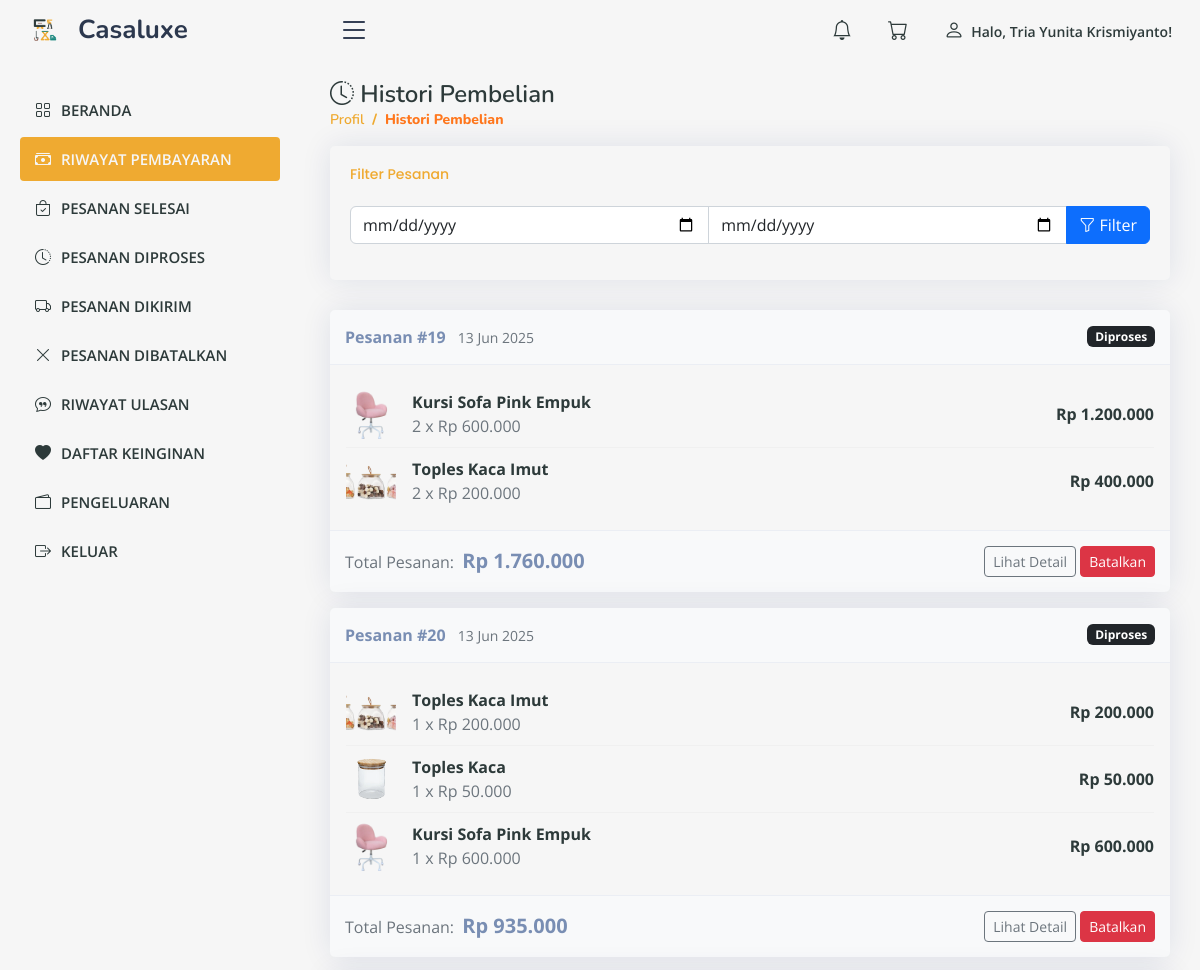
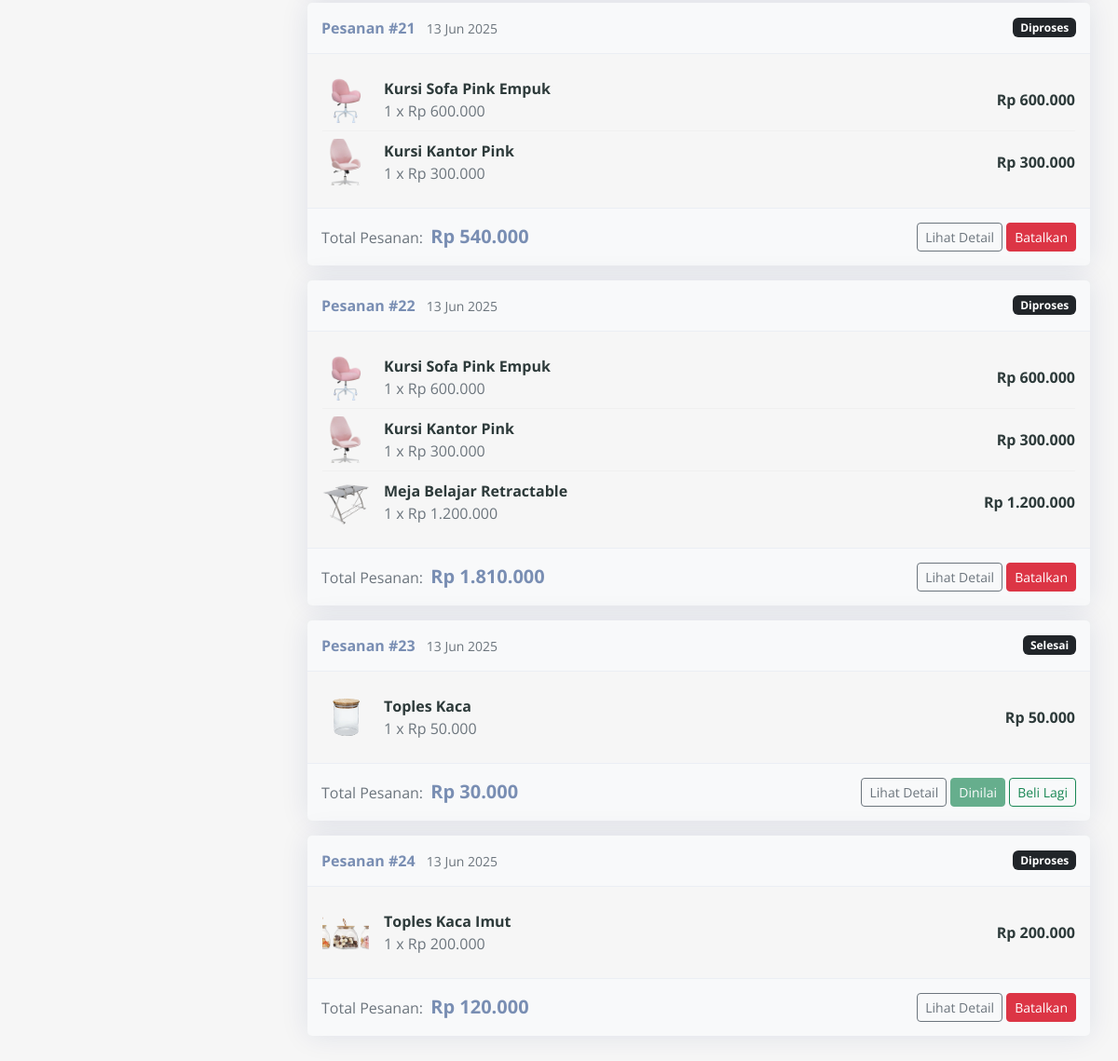
/user/history_pembayaran.php (signed in), run on the app's committed database (2 pictures, top to bottom).
### tables this page shows
CREATE TABLE `pesanan` (
  `id_pesanan` int(11) NOT NULL,
  `id_user` int(11) NOT NULL,
  `tanggal_pesanan` date DEFAULT current_timestamp(),
  `status_pesanan` enum('Menunggu Pembayaran','Diproses','Dikirim','Selesai','Dibatalkan') DEFAULT 'Menunggu Pembayaran',
  `total_harga` decimal(10,2) NOT NULL,
  `sudah_dinilai` int(11) DEFAULT NULL,
  `notifikasi_status` tinyint(1) NOT NULL DEFAULT 0
);

CREATE TABLE `pesanan_detail` (
  `id_pesanan_detail` int(11) NOT NULL,
  `id_produk` int(11) DEFAULT NULL,
  `jumlah` int(11) DEFAULT NULL,
  `subtotal` int(11) DEFAULT NULL,
  `id_pesanan` int(11) DEFAULT NULL
);

CREATE TABLE `produk` (
  `id_produk` int(11) NOT NULL,
  `nama_produk` varchar(255) NOT NULL,
  `deskripsi` text NOT NULL,
  `harga` decimal(10,2) NOT NULL,
  `stok` int(11) NOT NULL,
  `id_kategori` int(11) NOT NULL,
  `created_at` datetime NOT NULL,
  `updated_at` datetime NOT NULL,
  `gambar` varchar(255) NOT NULL
);

### user/history_pembayaran.php (the view, shortened to what this page needs)
<?php
include('../db.php');
$userName = $_SESSION['user'];
$kue_user = mysqli_query($kon, "SELECT id_user FROM user WHERE nama = '$userName'");
$row_user = mysqli_fetch_array($kue_user);
$userId = $row_user['id_user'];
$start_date = isset($_GET['start_date']) ? $_GET['start_date'] : null;
$end_date = isset($_GET['end_date']) ? $_GET['end_date'] : null;
$dateQuery = "";
$bindTypes = "i";
$bindParams = [&$userId];
if ($start_date && $end_date && strtotime($start_date) <= strtotime($end_date)) {
    $dateQuery = " AND p.tanggal_pesanan BETWEEN ? AND ?";
    $bindTypes .= "ss";
    $end_date_full = $end_date . ' 23:59:59';
    $bindParams[] = &$start_date;
    $bindParams[] = &$end_date_full;
} else {
    $start_date = null;
    $end_date = null;
}
$sql = "SELECT p.id_pesanan, p.total_harga, p.status_pesanan, p.tanggal_pesanan, p.sudah_dinilai,
        pb.metode_pembayaran, pb.status_pembayaran,
        pg.alamat_pengiriman, pg.nomor_resi, pg.nama_kurir, pg.tanggal_kirim, pg.perkiraan_tiba
        FROM pesanan p
        LEFT JOIN pembayaran pb ON p.id_pesanan = pb.id_pesanan
        LEFT JOIN pengiriman_pesanan pg ON p.id_pesanan = pg.id_pesanan
        WHERE p.id_user = ? $dateQuery
        ORDER BY p.tanggal_pesanan DESC";
$stmt = mysqli_prepare($kon, $sql);
call_user_func_array([$stmt, 'bind_param'], array_merge([$bindTypes], $bindParams));
mysqli_stmt_execute($stmt);
$result = mysqli_stmt_get_result($stmt);
$orders = mysqli_fetch_all($result, MYSQLI_ASSOC);
$noOrdersMessage = (empty($orders) && ($start_date && $end_date)) ? "Tidak ada pesanan dalam rentang tanggal yang dipilih" : null;
function formatCurrency($number) {
    return 'Rp ' . number_format($number ?? 0, 0, ',', '.');
}
?>
<!DOCTYPE html>
<html lang="en">
<head>
    <?php include "aset.php"; ?>
</head>
<body>
    <?php require "atas.php"; ?>
    <?php require "profil_menu.php"; ?>
    <main id="main" class="main">
        <div class="pagetitle">
            <h1><i class="bi bi-clock-history"></i> Histori Pembelian</h1>
            <nav><ol class="breadcrumb"><li class="breadcrumb-item"><a href="index.php">Profil</a></li><li class="breadcrumb-item active">Histori Pembelian</li></ol></nav>
        </div>
        <section class="section">
            <div class="card">
                <div class="card-body">
                    <h5 class="card-title">Filter Pesanan</h5>
                    <form method="GET" action="" onsubmit="return validateDateRange()">
                        <div class="input-group mb-3">
                            <input type="date" name="start_date" id="start_date" class="form-control" value="<?= htmlspecialchars($start_date ?? ''); ?>" required>
                            <input type="date" name="end_date" id="end_date" class="form-control" value="<?= htmlspecialchars($end_date ?? ''); ?>" required>
                            <button class="btn btn-primary" type="submit"><i class="bi bi-funnel"></i> Filter</button>
                        </div>
                    </form>
                </div>
            </div>
        </section>
        <section class="section">
            <?php if (!empty($noOrdersMessage)): ?>
                <div class="alert alert-info"><?= $noOrdersMessage ?></div>
            <?php elseif(empty($orders)): ?>
                <div class="alert alert-info">Anda belum memiliki riwayat pesanan.</div>
            <?php else: ?>
                <?php foreach ($orders as $order): ?>
                    <div class="card order-card mb-3">
                        <div class="card-header bg-light d-flex justify-content-between align-items-center">
                            <div>
                                <strong>Pesanan #<?= htmlspecialchars($order['id_pesanan']); ?></strong>
                                <small class="text-muted ms-2"><?= date('d M Y', strtotime($order['tanggal_pesanan'])); ?></small>
                            </div>
                            <span class="badge bg-dark"><?= htmlspecialchars($order['status_pesanan']); ?></span>
                        </div>
                        <div class="card-body p-3">
                            <?php
                            $id_pesanan = $order['id_pesanan'];
                            $produkQ = mysqli_query($kon, "SELECT pd.*, pr.nama_produk, pr.gambar, pr.harga FROM pesanan_detail pd JOIN produk pr ON pd.id_produk = pr.id_produk WHERE pd.id_pesanan = $id_pesanan");
                            $subtotal_produk = 0;
                            while ($produk_row = mysqli_fetch_assoc($produkQ)) {
                                $subtotal_produk += $produk_row['subtotal'];
                            }
                            $ongkir_dihitung = $subtotal_produk * 0.10;
                            $total_seharusnya = $subtotal_produk + $ongkir_dihitung;
                            $diskon_dihitung = $total_seharusnya - $order['total_harga'];
                            mysqli_data_seek($produkQ, 0);
                            while ($produk = mysqli_fetch_assoc($produkQ)):
                            ?>
                                <div class="product-item-mini">
                                    <img src="../uploads/<?= htmlspecialchars($produk['gambar']); ?>" class="product-img-mini">
                                    <div class="flex-grow-1">
                                        <div class="fw-bold"><?= htmlspecialchars($produk['nama_produk']); ?></div>
                                        <div class="text-muted"><?= $produk['jumlah']; ?> x <?= formatCurrency($produk['harga']); ?></div>
                                    </div>
                                    <div class="fw-bold"><?= formatCurrency($produk['subtotal']); ?></div>
                                </div>
                            <?php endwhile; ?>
                        </div>
                        <div class="card-footer bg-light">
                            <div class="d-flex justify-content-between align-items-center">
                                <div>
                                    <span class="text-muted">Total Pesanan:</span>
                                    <strong class="fs-5 ms-1"><?= formatCurrency($order['total_harga']); ?></strong>
                                </div>
                                <div class="text-end">
                                     <button class="btn btn-outline-secondary btn-sm open-detail-modal"
                                        data-bs-toggle="modal" data-bs-target="#detailModal"
                                        data-order-id="<?= htmlspecialchars($order['id_pesanan']); ?>"
                                        data-status="<?= htmlspecialchars($order['status_pesanan']); ?>"
                                        data-tanggal="<?= date('d M Y, H:i', strtotime($order['tanggal_pesanan'])); ?>"
                                        data-kurir="<?= htmlspecialchars($order['nama_kurir'] ?? '-'); ?>"
                                        data-resi="<?= htmlspecialchars($order['nomor_resi'] ?? '-'); ?>"
                                        data-alamat="<?= htmlspecialchars($order['alamat_pengiriman'] ?? '-'); ?>"
                                        data-metode="<?= htmlspecialchars($order['metode_pembayaran']); ?>"
                                        data-subtotal="<?= formatCurrency($subtotal_produk); ?>"
                                        data-ongkir="<?= formatCurrency($ongkir_dihitung); ?>"
                                        data-diskon="<?= formatCurrency($diskon_dihitung); ?>"
                                        data-total="<?= formatCurrency($order['total_harga']); ?>">
                                        Lihat Detail
                                    </button>
                                    <?php if ($order['status_pesanan'] === 'Selesai'): ?>
                                        <?php if (empty($order['sudah_dinilai'])): ?>
                                            <button type="button" class="btn btn-primary btn-sm open-review-modal" data-order-id="<?= $order['id_pesanan'] ?>">Nilai</button>
                                        <?php else: ?>
                                            <button class="btn btn-success btn-sm" disabled>Dinilai</button>
                                        <?php endif; ?>
                                         <a href="checkout.php?ulang=<?= $order['id_pesanan'] ?>" class="btn btn-outline-success btn-sm">Beli Lagi</a>
                                    <?php elseif ($order['status_pesanan'] === 'Diproses'): ?>
                                        <a href="form_pembatalan.php?id_pesanan=<?= urlencode($order['id_pesanan']); ?>" class="btn btn-danger btn-sm">Batalkan</a>
                                    <?php elseif ($order['status_pesanan'] === 'Dibatalkan'): ?>
                                         <a href="checkout.php?ulang=<?= $order['id_pesanan'] ?>" class="btn btn-success btn-sm">Beli Lagi</a>
                                    <?php else: ?>
                                        <a href="lacak.php?id=<?= $order['id_pesanan'] ?>" class="btn btn-info btn-sm">Lacak</a>
                                    <?php endif; ?>
                                </div>
                            </div>
                        </div>
                    </div>
                <?php endforeach; ?>
            <?php endif; ?>
        </section>
    </main>
</body>
</html>

### assets/css/style.css (style rules this page uses)
:root { scroll-behavior: smooth; }
body { font-family: "Open Sans", sans-serif; background: #f6f6f6; color: #2D3A3A; }
a { color: #2D3A3A; text-decoration: none; }
h1, h2, h3, h4, h5, h6 { font-family: "Nunito", sans-serif; }
#main { margin-top: 60px; padding: 20px 30px; transition: all 0.3s; }
.pagetitle { margin-bottom: 10px; }
.pagetitle h1 { font-size: 24px; margin-bottom: 0; font-weight: 600; color: #2D3A3A; }
.card { margin-bottom: 30px; border: none; border-radius: 5px; box-shadow: 0px 0 30px rgba(1, 41, 112, 0.1); background-color: #f6f6f6; }
.card-header, .card-footer { border-color: #ebeef4; background-color: #fff; color: #798eb3; padding: 15px; }
.card-title { padding: 20px 0 15px 0; font-size: 14px; font-weight: 500; color: #EFAA31; font-family: "Poppins", sans-serif; }
.card-body { padding: 0 20px 20px 20px; }
.breadcrumb { font-size: 14px; font-family: "Nunito", sans-serif; color: #EFAA31; font-weight: 600; }
.breadcrumb a { color: #EFAA31; transition: 0.3s; }
.breadcrumb .breadcrumb-item::before { color: #EFAA31; }
.breadcrumb .active { color: #ff771d; font-weight: 800; }
@media (min-width: 1200px) { #main, #footer { margin-left: 300px; } }

### user/history_pembayaran.php (style rules this page uses)
.order-card { transition: box-shadow .3s; border-radius: .5rem; }
.product-item-mini { display: flex; align-items: center; padding: .5rem 0; border-bottom: 1px solid #f0f0f0; }
.product-item-mini:last-child { border-bottom: none; }
.product-img-mini { width: 50px; height: 50px; object-fit: cover; border-radius: .375rem; margin-right: 1rem; }

### data on the page
pesanan: id_pesanan "19", tanggal_pesanan "13 Jun 2025", status_pesanan "Diproses", total_harga "Rp 1.760.000"
pesanan_detail: id_produk.gambar (picture), id_produk.nama_produk "Kursi Sofa Pink Empuk", jumlah "2", id_produk.harga "Rp 600.000", subtotal "Rp 1.200.000"
pesanan_detail: id_produk.gambar (picture), id_produk.nama_produk "Toples Kaca Imut", jumlah "2", id_produk.harga "Rp 200.000", subtotal "Rp 400.000"
pesanan: id_pesanan "20", tanggal_pesanan "13 Jun 2025", status_pesanan "Diproses", total_harga "Rp 935.000"
pesanan_detail: id_produk.gambar (picture), id_produk.nama_produk "Toples Kaca Imut", jumlah "1", id_produk.harga "Rp 200.000", subtotal "Rp 200.000"
pesanan_detail: id_produk.gambar (picture), id_produk.nama_produk "Toples Kaca", jumlah "1", id_produk.harga "Rp 50.000", subtotal "Rp 50.000"
pesanan_detail: id_produk.gambar (picture), id_produk.nama_produk "Kursi Sofa Pink Empuk", jumlah "1", id_produk.harga "Rp 600.000", subtotal "Rp 600.000"
pesanan: id_pesanan "21", tanggal_pesanan "13 Jun 2025", status_pesanan "Diproses", total_harga "Rp 540.000"
pesanan_detail: id_produk.gambar (picture), id_produk.nama_produk "Kursi Sofa Pink Empuk", jumlah "1", id_produk.harga "Rp 600.000", subtotal "Rp 600.000"
pesanan_detail: id_produk.gambar (picture), id_produk.nama_produk "Kursi Kantor Pink", jumlah "1", id_produk.harga "Rp 300.000", subtotal "Rp 300.000"
pesanan: id_pesanan "22", tanggal_pesanan "13 Jun 2025", status_pesanan "Diproses", total_harga "Rp 1.810.000"
pesanan_detail: id_produk.gambar (picture), id_produk.nama_produk "Kursi Sofa Pink Empuk", jumlah "1", id_produk.harga "Rp 600.000", subtotal "Rp 600.000"
pesanan_detail: id_produk.gambar (picture), id_produk.nama_produk "Kursi Kantor Pink", jumlah "1", id_produk.harga "Rp 300.000", subtotal "Rp 300.000"
pesanan_detail: id_produk.gambar (picture), id_produk.nama_produk "Meja Belajar Retractable", jumlah "1", id_produk.harga "Rp 1.200.000", subtotal "Rp 1.200.000"
pesanan: id_pesanan "23", tanggal_pesanan "13 Jun 2025", status_pesanan "Selesai", total_harga "Rp 30.000", sudah_dinilai "Dinilai"
pesanan_detail: id_produk.gambar (picture), id_produk.nama_produk "Toples Kaca", jumlah "1", id_produk.harga "Rp 50.000", subtotal "Rp 50.000"
pesanan: id_pesanan "24", tanggal_pesanan "13 Jun 2025", status_pesanan "Diproses", total_harga "Rp 120.000"
pesanan_detail: id_produk.gambar (picture), id_produk.nama_produk "Toples Kaca Imut", jumlah "1", id_produk.harga "Rp 200.000", subtotal "Rp 200.000"

### other printed values
$_SESSION["user"] "Tria Yunita Krismiyanto"
